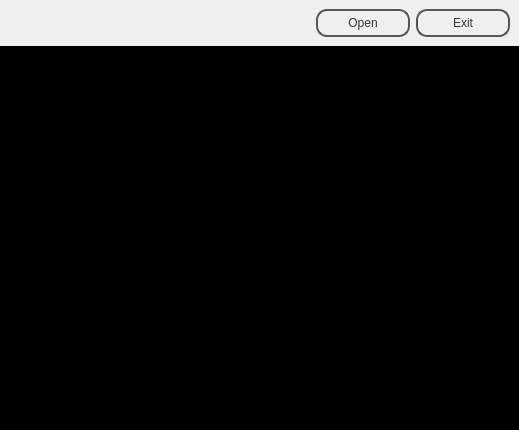
<?xml version="1.0" encoding="UTF-8"?>
<ui version="4.0">
 <class>textureUpdater</class>
 <widget class="QMainWindow" name="textureUpdater">
  <property name="geometry">
   <rect>
    <x>0</x>
    <y>0</y>
    <width>519</width>
    <height>430</height>
   </rect>
  </property>
  <property name="windowTitle">
   <string>Texture Updater</string>
  </property>
  <property name="styleSheet">
   <string notr="true">#buttonBarFrame {
border: none;
background: qlineargradient(x1: 0, y1: 0, x2: 0, y2: 1,
stop: 0 #a6a6a6, stop: 0.08 #7f7f7f,
stop: 0.39999 #717171, stop: 0.4 #626262,
stop: 0.9 #4c4c4c, stop: 1 #333333);
}

#buttonBarFrame QPushButton {
color: #333;
border: 2px solid #555;
border-radius: 11px;
padding: 5px;
background: qradialgradient(cx: 0.3, cy: -0.4,
fx: 0.3, fy: -0.4,
radius: 1.35, stop: 0 #fff, stop: 1 #888);
min-width: 80px;
}

#buttonBarFrame QPushButton:hover {
background: qradialgradient(cx: 0.3, cy: -0.4,
fx: 0.3, fy: -0.4,
radius: 1.35, stop: 0 #fff, stop: 1 #bbb);
}

#buttonBarFrame QPushButton:pressed {
background: qradialgradient(cx: 0.4, cy: -0.1,
fx: 0.4, fy: -0.1,
radius: 1.35, stop: 0 #fff, stop: 1 #ddd);
}

#bottomFrame {
border: none;
background: white;
}
</string>
  </property>
  <widget class="QWidget" name="centralwidget">
   <layout class="QVBoxLayout" name="verticalLayout">
    <property name="spacing">
     <number>0</number>
    </property>
    <property name="margin">
     <number>0</number>
    </property>
    <item>
     <widget class="QFrame" name="buttonBarFrame">
      <property name="sizePolicy">
       <sizepolicy hsizetype="Preferred" vsizetype="Preferred">
        <horstretch>0</horstretch>
        <verstretch>0</verstretch>
       </sizepolicy>
      </property>
      <property name="maximumSize">
       <size>
        <width>16777215</width>
        <height>50</height>
       </size>
      </property>
      <property name="frameShape">
       <enum>QFrame::StyledPanel</enum>
      </property>
      <property name="frameShadow">
       <enum>QFrame::Raised</enum>
      </property>
      <layout class="QHBoxLayout" name="horizontalLayout">
       <item>
        <spacer name="buttonSpacer">
         <property name="orientation">
          <enum>Qt::Horizontal</enum>
         </property>
         <property name="sizeHint" stdset="0">
          <size>
           <width>298</width>
           <height>20</height>
          </size>
         </property>
        </spacer>
       </item>
       <item>
        <widget class="QPushButton" name="openButton">
         <property name="focusPolicy">
          <enum>Qt::NoFocus</enum>
         </property>
         <property name="text">
          <string>Open</string>
         </property>
         <property name="icon">
          <iconset theme="document-open">
           <normaloff/>
          </iconset>
         </property>
         <property name="checkable">
          <bool>false</bool>
         </property>
         <property name="flat">
          <bool>false</bool>
         </property>
        </widget>
       </item>
       <item>
        <widget class="QPushButton" name="exitButton">
         <property name="focusPolicy">
          <enum>Qt::NoFocus</enum>
         </property>
         <property name="text">
          <string>Exit</string>
         </property>
         <property name="icon">
          <iconset theme="application-exit">
           <normaloff/>
          </iconset>
         </property>
         <property name="autoDefault">
          <bool>false</bool>
         </property>
         <property name="default">
          <bool>false</bool>
         </property>
         <property name="flat">
          <bool>false</bool>
         </property>
        </widget>
       </item>
      </layout>
     </widget>
    </item>
    <item>
     <widget class="QWidget" name="blackBackground" native="true">
      <property name="sizePolicy">
       <sizepolicy hsizetype="Expanding" vsizetype="Expanding">
        <horstretch>0</horstretch>
        <verstretch>0</verstretch>
       </sizepolicy>
      </property>
      <property name="minimumSize">
       <size>
        <width>48</width>
        <height>48</height>
       </size>
      </property>
      <property name="focusPolicy">
       <enum>Qt::NoFocus</enum>
      </property>
      <property name="styleSheet">
       <string notr="true">background-color: black;</string>
      </property>
      <layout class="QGridLayout" name="gridLayout">
       <property name="margin">
        <number>0</number>
       </property>
       <item row="0" column="0">
        <widget class="QWidget" name="glWidget" native="true">
         <property name="sizePolicy">
          <sizepolicy hsizetype="Fixed" vsizetype="Fixed">
           <horstretch>0</horstretch>
           <verstretch>0</verstretch>
          </sizepolicy>
         </property>
         <property name="minimumSize">
          <size>
           <width>1</width>
           <height>1</height>
          </size>
         </property>
         <property name="focusPolicy">
          <enum>Qt::NoFocus</enum>
         </property>
         <property name="styleSheet">
          <string notr="true">background-color: black;</string>
         </property>
         <layout class="QGridLayout" name="gridLayout_6">
          <property name="margin">
           <number>0</number>
          </property>
          <item row="0" column="0">
           <layout class="QGridLayout" name="glWidgetLayout"/>
          </item>
         </layout>
        </widget>
       </item>
      </layout>
     </widget>
    </item>
   </layout>
  </widget>
 </widget>
 <resources/>
 <connections>
  <connection>
   <sender>exitButton</sender>
   <signal>clicked()</signal>
   <receiver>textureUpdater</receiver>
   <slot>close()</slot>
   <hints>
    <hint type="sourcelabel">
     <x>462</x>
     <y>27</y>
    </hint>
    <hint type="destinationlabel">
     <x>259</x>
     <y>214</y>
    </hint>
   </hints>
  </connection>
  <connection>
   <sender>openButton</sender>
   <signal>clicked()</signal>
   <receiver>textureUpdater</receiver>
   <slot>openFile()</slot>
   <hints>
    <hint type="sourcelabel">
     <x>362</x>
     <y>27</y>
    </hint>
    <hint type="destinationlabel">
     <x>259</x>
     <y>214</y>
    </hint>
   </hints>
  </connection>
 </connections>
 <slots>
  <slot>openFile()</slot>
 </slots>
</ui>
